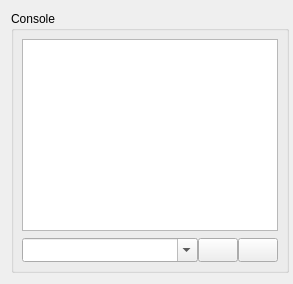
        <widget class="QWidget" name="layoutWidget1">
         <layout class="QHBoxLayout" name="horizontalLayout_29">
          <property name="rightMargin">
           <number>4</number>
          </property>
          <item>
           <widget class="GroupBox" name="grpConsole">
            <property name="autoFillBackground">
             <bool>false</bool>
            </property>
            <property name="title">
             <string>Console</string>
            </property>
            <layout class="QVBoxLayout" name="verticalLayout_3" stretch="0,0,0">
             <property name="spacing">
              <number>0</number>
             </property>
             <property name="leftMargin">
              <number>8</number>
             </property>
             <property name="topMargin">
              <number>8</number>
             </property>
             <property name="rightMargin">
              <number>8</number>
             </property>
             <property name="bottomMargin">
              <number>8</number>
             </property>
             <item>
              <widget class="QPlainTextEdit" name="txtConsole">
               <property name="minimumSize">
                <size>
                 <width>0</width>
                 <height>1</height>
                </size>
               </property>
               <property name="font">
                <font>
                 <pointsize>9</pointsize>
                </font>
               </property>
               <property name="readOnly">
                <bool>true</bool>
               </property>
              </widget>
             </item>
             <item>
              <spacer name="spacerConsole">
               <property name="orientation">
                <enum>Qt::Vertical</enum>
               </property>
               <property name="sizeType">
                <enum>QSizePolicy::Fixed</enum>
               </property>
               <property name="sizeHint" stdset="0">
                <size>
                 <width>20</width>
                 <height>7</height>
                </size>
               </property>
              </spacer>
             </item>
             <item>
              <layout class="QHBoxLayout" name="horizontalLayout_7" stretch="1,0,0">
               <item>
                <widget class="ComboBox" name="cboCommand">
                 <property name="sizePolicy">
                  <sizepolicy hsizetype="Expanding" vsizetype="Minimum">
                   <horstretch>0</horstretch>
                   <verstretch>0</verstretch>
                  </sizepolicy>
                 </property>
                 <property name="styleSheet">
                  <string notr="true">padding-top: 3;
padding-bottom: 3;
padding-right: 8;</string>
                 </property>
                 <property name="editable">
                  <bool>true</bool>
                 </property>
                 <property name="maxVisibleItems">
                  <number>5</number>
                 </property>
                 <property name="maxCount">
                  <number>10</number>
                 </property>
                 <property name="insertPolicy">
                  <enum>QComboBox::InsertAtTop</enum>
                 </property>
                </widget>
               </item>
               <item>
                <widget class="QPushButton" name="cmdCommandSend">
                 <property name="sizePolicy">
                  <sizepolicy hsizetype="Expanding" vsizetype="Minimum">
                   <horstretch>0</horstretch>
                   <verstretch>0</verstretch>
                  </sizepolicy>
                 </property>
                 <property name="toolTip">
                  <string>Send command</string>
                 </property>
                 <property name="icon">
                  <iconset resource="images.qrc">
                   <normaloff>:/images/send_1.png</normaloff>:/images/send_1.png</iconset>
                 </property>
                 <property name="iconSize">
                  <size>
                   <width>16</width>
                   <height>16</height>
                  </size>
                 </property>
                </widget>
               </item>
               <item>
                <widget class="QPushButton" name="cmdClearConsole">
                 <property name="sizePolicy">
                  <sizepolicy hsizetype="Expanding" vsizetype="Minimum">
                   <horstretch>0</horstretch>
                   <verstretch>0</verstretch>
                  </sizepolicy>
                 </property>
                 <property name="toolTip">
                  <string>Clear console</string>
                 </property>
                 <property name="icon">
                  <iconset resource="images.qrc">
                   <normaloff>:/images/erase_1.png</normaloff>:/images/erase_1.png</iconset>
                 </property>
                 <property name="iconSize">
                  <size>
                   <width>16</width>
                   <height>16</height>
                  </size>
                 </property>
                </widget>
               </item>
              </layout>
             </item>
            </layout>
           </widget>
          </item>
         </layout>
        </widget>
